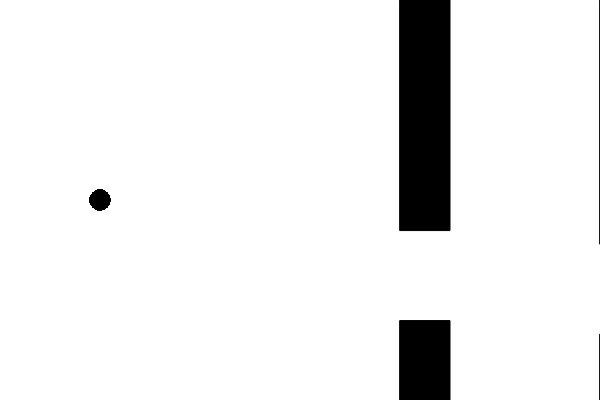
Frame 1 (no input)
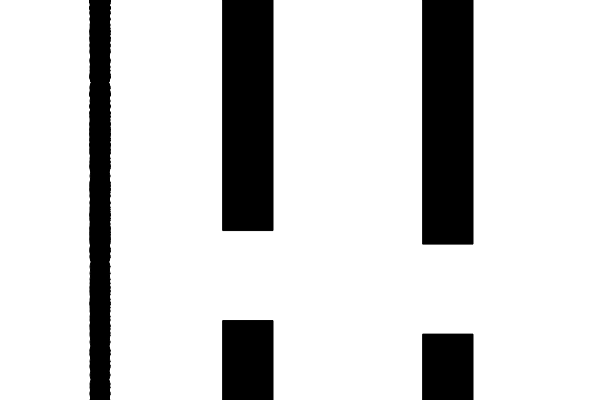
Frame 60 (no input)
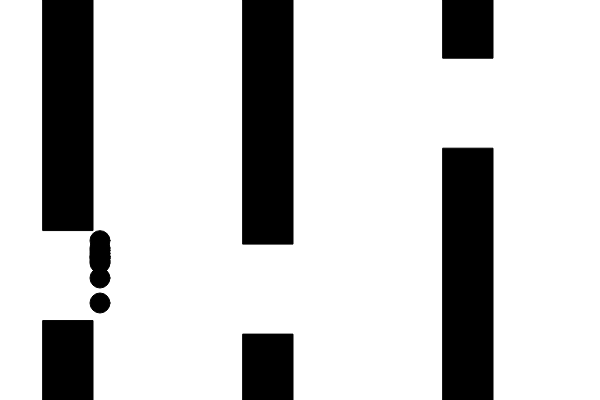
Frame 120 (the mouse pressed at the canvas centre since frame 60)

The p5.js sketch that drew these frames (run headless with seeded random() and noise() and a simulated clock; from frame 60 on, the mouse is pressed at the canvas centre):

// p5.js sketch
// ── sketch.js
let HEIGHT = 600;
let WIDTH = 400;
let spaceOfPipes = 200;
// let bird = new Bird(100,200);
let birds = [];
let pipes= [];  
let generation = 1;
for (let i = 0; i < 100; i++){
    pipes.push(new Pipe(400 + i * spaceOfPipes));
}
for (let i = 0; i < 1000; i++){
    let bird = new Bird(100,200);
    nn = new NeuralNetwork();
    nn.add(new Layer(5));
    nn.add(new Layer(6));
    nn.add(new Layer(1));
    bird.setBrain(nn);
    birds.push(bird);
}
let timeJustClicked = 5;
function setup() {
    createCanvas(HEIGHT, WIDTH);
    frameRate(60);
  }

function draw(){
    background(255);
    // bird.show();
    let totalAlive = 0;
    for (let bird of birds){
        if(bird.alive){
            bird.show();
            totalAlive++;
        }
    }
    for (let pipe of pipes){
        pipe.show();
        // birds = birds.filter(b => !checkCollision(b,pipe));
        for (let bird of birds){
            if (checkCollision(bird,pipe) || bird.y > 600){
                bird.alive = false;
            }
        }
    }
    // let aheadPipes = pipes.filter((p) => p.x + Pipe.pipeWidth - 100 > 0);
    // let closestPipe = aheadPipes.reduce((a,b) => (Math.abs(a.x + Pipe.pipeWidth - 110) < Math.abs(b.x + Pipe.pipeWidth - 110))?a:b);
    //console.log(closestPipe.x)
    let closest = Infinity;
    let closestPipe;
    for (let pipe of pipes){
      let d = (pipe.x + Pipe.pipeWidth + 10) - 100;
      if (d < closest && d > 0) {
        closestPipe = pipe;
        closest = d;
    }
    }
    pipes = pipes.filter((p) => p.x > -100)
    for (let bird of birds){
        let input = [];
        input[0] = bird.y;
        input[1] = closestPipe.y;
        input[2] = (closestPipe.x);
        input[3] = bird.velY;
        input[4] = (bird.y - closestPipe.y);
        let p = bird.brain.predict(input);
        //console.log(p[0])
        if (p[0] >= 0.5){
            bird.flap();
        }
    }
    if(totalAlive == 0){
        noLoop();
        birds.sort((a,b) => (a.score > b.score)?-1:1)
        birds = birds.slice(0,10);
        for (let i = 0; i < 10; i++){
            birds[i].alive = true;
            birds[i].score = 0;
            for (let j = 0; j < 99; j++){
                let newBird = new Bird(100,200);
                newBird.setBrain(birds[i].brain.mutate(0.3));
                birds.push(newBird);
            }
        }
        console.log(birds.length)
        pipes = [];
        for (let i = 0; i < 100; i++){
            pipes.push(new Pipe(400 + i * spaceOfPipes));
        }
        loop();
        console.log(generation++);
    }
    // if (bird.y >= HEIGHT) noLoop();
}
// function keyPressed(){
//     switch(key){
//         case ' ': {
//             bird.flap();
//         } 
//     }
// }
function checkCollision(bird,pipe){
    return ((bird.x + Bird.size >= pipe.x && bird.x - Bird.size <= pipe.x + Pipe.pipeWidth) && (bird.y - Bird.size <= pipe.y || bird.y + Bird.size >= pipe.y + Pipe.size));
}
// ── bird.js
let gravity = 20/60;
let flapForce = 4;
class Bird {
    static size = 10;
    constructor(x, y) {
        this.x = x;
        this.y = y; 
        this.velY = 0;
        this.score = 0;
        this.alive = true;
    }

    setBrain(nn){
        this.brain = nn;
    }

    flap() {
        this.velY = -flapForce;
    } 

    update(){
        this.y += this.velY;
        this.velY += gravity;
        // this.velY *= 0.95;
        if (this.y < 0) this.y = 0;
    }

    show(){
        fill(0);
        ellipse(this.x,this.y,Bird.size*2,Bird.size*2);
        this.update();
        if (this.alive) this.score++;
    }
}
// ── matrix.js
class Matrix {
    constructor(rows,cols){
        this.rows = rows;
        this.cols = cols;
        this.data = [];
        for (let i = 0; i < rows; i++){
            this.data[i] = [];
            for (let j = 0; j < cols; j++){
                this.data[i][j] = 0;
            }
        }
    }

    randomize(){
        for (let i = 0; i < this.rows; i++){
            this.data[i] = [];
            for (let j = 0; j < this.cols; j++){
                this.data[i][j] = Math.random() * 2 - 1;
            }
        }
        return this;
    }

    static add(a, b) {
        let result = new Matrix(a.rows, a.cols);
        for (let i = 0; i < result.rows; i++) {
          for (let j = 0; j < result.cols; j++) {
            result.data[i][j] = a.data[i][j] + b.data[i][j];
          }
        }
        return result;
    }

    multiply(k){
        for (let i = 0; i < this.rows; i++){
            for (let j = 0; j < this.cols; j++){
                this.data[i][j] *= k;
            }
        }
        return this;
    }

    static dot(a, b) {
        if (a.cols !== b.rows) {
          console.log('Columns of A must match rows of B.');
          return undefined;
        }
        let result = new Matrix(a.rows, b.cols);
        for (let i = 0; i < result.rows; i++) {
          for (let j = 0; j < result.cols; j++) {
            let sum = 0;
            for (let k = 0; k < a.cols; k++) {
              sum += a.data[i][k] * b.data[k][j];
            }
            result.data[i][j] = sum;
          }
        }
        return result;
    }

    T(){
        let result = new Matrix(this.cols, this.rows);
        for (let i = 0; i < this.cols; i++){
            result.data[i] = [];
            for (let j = 0; j < this.rows; j++){
                result.data[i][j] = this.data[j][i];
            }
        }
        return result;
    }

    static copy(a) {
        let result = new Matrix(a.rows, a.cols);
        for (let i = 0; i < a.rows; i++) {
          for (let j = 0; j < a.cols; j++) {
            result.data[i][j] = a.data[i][j];
          }
        }
        return result;
    }

    static generateMutation(a, rate){
        let result = new Matrix(a.rows, a.cols);
        for (let i in a.data){
            result[i] = a.data[i].map((x) => {return (Math.random() < rate)? x + randomGaussian(0,0.1) : x})
        }
        return result;
    }
}
// ── nn.js
class Layer{
    constructor(n){
        this.length = n;
        this.nodes = [];
        for (let i = 0; i < n; i++){
            this.nodes.push(0);
        }
    }
}
class NeuralNetwork{
    constructor(){
        this.weights = [];
        this.layers = [];
        this.biases = [];
    }
    add(layer){
        this.layers.push(layer);
        let n = this.layers.length;
        if (n > 1){
            /*
            let layerWeigth = []
            for (iNode of layers[n-2]){
                let nodeWeight = [];
                for (oNode of layers[n-1]){
                    nodeWeight.push(Math.random())
                }
                layerWeigth.push(nodeWeight);
            }
            this.weights.push(layerWeigth);
            */
            let weight = new Matrix(this.layers[n-2].length,this.layers[n-1].length).randomize();
            let bias = new Matrix(1,this.layers[n-1].length).randomize();
            this.weights.push(weight);
            this.biases.push(bias);
        }
        return this;
    }
    predict(input){
        let m_input = new Matrix(1,input.length);
        for (let i = 0; i < input.length; i++)
            m_input.data[0][i] = input[i];
        for (let i in this.weights){
            m_input = Matrix.dot(m_input,this.weights[i]);
            m_input = Matrix.add(m_input,this.biases[i])
        }
        m_input = m_input.data[0];
        return m_input.map(e => {return 1/(1+Math.exp(-e))});
    }
    mutate(rate){
        let mutation = new NeuralNetwork();
        for (let i in this.weights){
            mutation.weights.push(Matrix.generateMutation(this.weights[i],rate));
            mutation.biases.push(Matrix.generateMutation(this.biases[i],rate));
        }
        return mutation;
    }
}
// ── pipe.js
class Pipe{
    static pipeWidth = 50;
    static size = 90;
    constructor(x){
        this.y = 50 + Math.random()*200; 
        this.x = x;
    }

    show(){
        fill(0);
        rect(this.x, 0, Pipe.pipeWidth ,this.y);
        // rect(x,y,w,h); HEIGHT = 600;
        rect(this.x, this.y + Pipe.size, Pipe.pipeWidth, 600 - this.y - Pipe.size);
        this.x -= 3;   
    }
}
